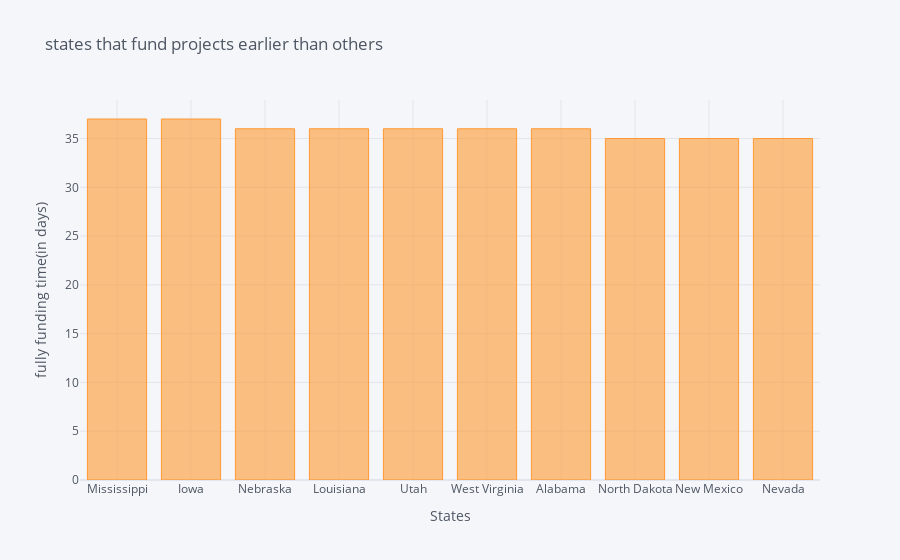

The cell this chart's notebook holds for it:
### Code cell
slow_funding = slow[slow>32].sort_values(ascending = False).head(10)
slow_funding.iplot(kind='bar' , xTitle='States' , yTitle='fully funding time(in days)',
                  title='states that fund projects earlier than others')

### Figure 1 — Plotly figure (JSON) as saved in the notebook; plotly's stock layout.template omitted (floating-point values rounded to 4 significant figures)
{"data": [{"marker": {"color": "rgba(255, 153, 51, 0.6)", "line": {"color": "rgba(255, 153, 51, 1.0)", "width": 1}}, "name": "Funding Time", "orientation": "v", "text": "", "type": "bar", "x": ["Mississippi", "Iowa", "Nebraska", "Louisiana", "Utah", "West Virginia", "Alabama", "North Dakota", "New Mexico", "Nevada"], "y": [37, 37, 36, 36, 36, 36, 36, 35, 35, 35]}], "layout": {"legend": {"bgcolor": "#F5F6F9", "font": {"color": "#4D5663"}}, "paper_bgcolor": "#F5F6F9", "plot_bgcolor": "#F5F6F9", "title": {"font": {"color": "#4D5663"}, "text": "states that fund projects earlier than others"}, "xaxis": {"gridcolor": "#E1E5ED", "showgrid": true, "tickfont": {"color": "#4D5663"}, "title": {"font": {"color": "#4D5663"}, "text": "States"}, "zerolinecolor": "#E1E5ED"}, "yaxis": {"gridcolor": "#E1E5ED", "showgrid": true, "tickfont": {"color": "#4D5663"}, "title": {"font": {"color": "#4D5663"}, "text": "fully funding time(in days)"}, "zerolinecolor": "#E1E5ED"}}}
